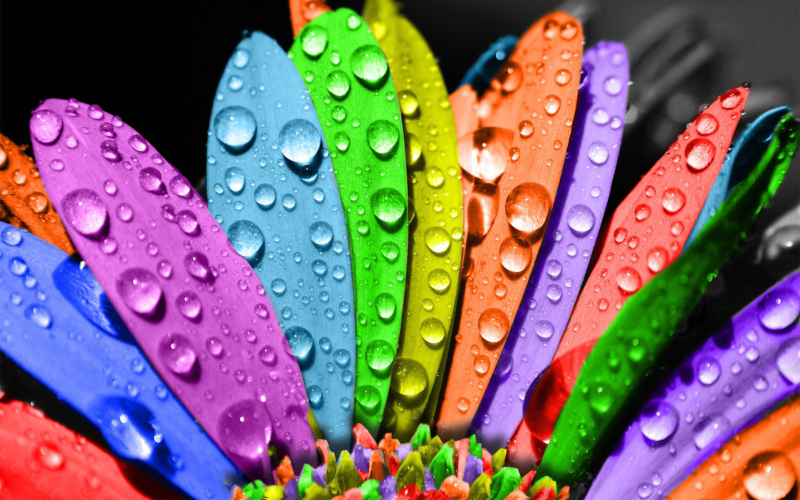
#> input picture Deep Learning/Lab_4/flower.jpg, 800 x 500 px
$ jupyter execute 'Lab 4.ipynb'   (shell and % lines are left out)   (text cells are left out)
#> lines starting #> are read from the running program, lines starting #| are printed output that depends on the picture; long printed decimals are rounded
[cell 1]
import numpy as np
import cv2
import matplotlib.pyplot as plt

[cell 2]
flower = cv2.imread('flower.jpg')
#> flower is the input picture: shape (500, 800, 3); mean B, G, R 108.4, 105.4, 124.9
rows, cols, channels = flower.shape
#> rows = 500; cols = 800; channels = 3

M = np.array([[1,0,100],[0,1,50]]).astype('float32')
dst = cv2.warpAffine(flower,M,(cols,rows))
plt.imshow(dst)
plt.show()

[cell 3]
new_dst = np.zeros(flower.shape, dtype=flower.dtype)
for y in range(rows):
  for x in range(cols):
    # The @ is np.matmul, which is matrix multiplication
    new_pos = M @ np.array([x, y, 1])
    if new_pos[0] >= cols or new_pos[1] >= rows:
        break
    new_dst[int(new_pos[1]), int(new_pos[0])] = flower[y, x]
fig = plt.figure(figsize=(15,5))
axs = fig.subplots(1, 2)
axs[0].imshow(dst)
axs[1].imshow(new_dst)
plt.show()
#> figure, not shown here; B, G, R data is drawn as R, G, B

[cell 4]
print(flower.shape)
#| (500, 800, 3)
flower2 = cv2.resize(flower,(500,500))
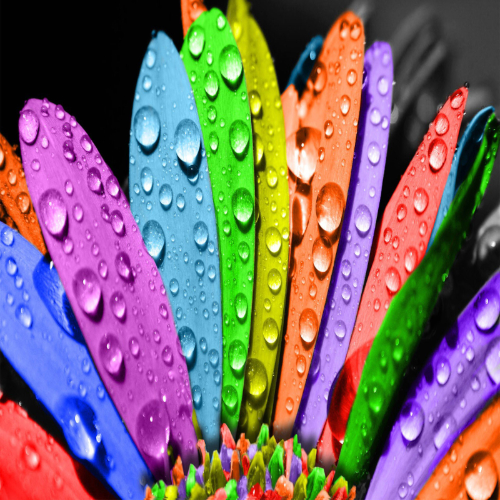
#> flower2: shape (500, 500, 3); mean B, G, R 108.5, 105.4, 125
print(flower2.shape)
#| (500, 500, 3)
plt.imshow(flower2)
plt.show()

[cell 5]
rows, cols, channels = flower.shape
center = (cols/2, rows/2)
#> center = (400, 250)
M = cv2.getRotationMatrix2D(center,45, 1)
dst = cv2.warpAffine(flower,M,(cols,rows))

plt.imshow(dst)
plt.show()

[cell 6]
img = cv2.imread('sudoku.jpg')
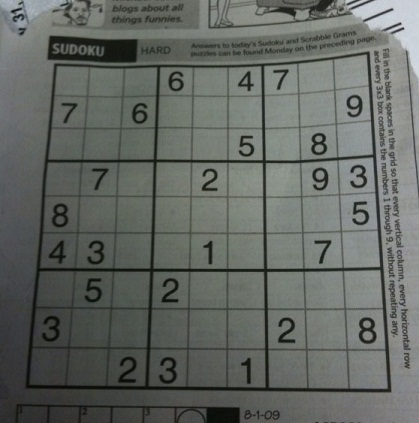
#> input picture Deep Learning/Lab_4/sudoku.jpg, 419 x 423 px
#> img is the input picture: shape (423, 419, 3); mean B, G, R 98.9, 103.6, 99.4
rows, cols, ch = img.shape
#> rows = 423; cols = 419; ch = 3
# Points on the original image
pts1 = np.float32([[56,65],[368,52],[28,387],[389,390]])
# Points on the new image
pts2 = np.float32([[0,0],[300,0],[0,300],[300,300]])

M = cv2.getPerspectiveTransform(pts1,pts2)
dst = cv2.warpPerspective(img, M, (300,300))
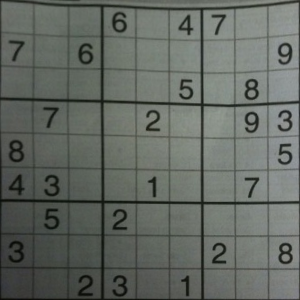
#> dst: shape (300, 300, 3); mean B, G, R 98.5, 104.6, 99.2

fig = plt.figure(figsize=(15,5))
axs = fig.subplots(1,2)

axs[0].set_title("Input")
axs[0].imshow(img)
axs[0].plot(pts1[:,0],pts1[:,1], 'ro')

axs[1].set_title("Output")
axs[1].imshow(dst)

plt.show()
#> figure, not shown here; B, G, R data is drawn as R, G, B

[cell 7]
from matplotlib.animation import FuncAnimation
import matplotlib.patches as patches

rows, cols, channels = flower.shape
#> rows = 500; cols = 800
fig, axs = plt.subplots(1,2, gridspec_kw={'width_ratios': [3, 1]})
axs[0].imshow(flower)
rect = patches.Rectangle((1, 0), 127, 127, linewidth=1, edgecolor='r', facecolor='none')
axs[0].add_patch(rect)
axs[1].imshow(flower)
axs[1].set_xlim(0,127)
axs[1].set_ylim(127,0)

def animateWindow(frame_num):
    cX, cY = rect.get_xy()
    cX += 10
    if (cX >= cols - 127):
        cX = 1
        cY += 10
    if (cY >= rows - 127):
        cX = 1
        cY = 0
    rect.set_xy((cX, cY))
    axs[1].set_xlim(cX,cX+127)
    axs[1].set_ylim(cY+127,cY+0)
    return rect
anim = FuncAnimation(fig, animateWindow, interval=10)
plt.show()
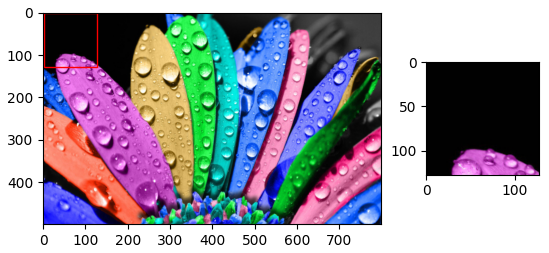
#> figure drawn by matplotlib, 2 panels; B, G, R data is drawn as R, G, B

[cell 8]
plt.close(fig)

[cell 9]
# Sample pixel
y = 99
x = 249

walking = cv2.imread('walking.jpg',0)
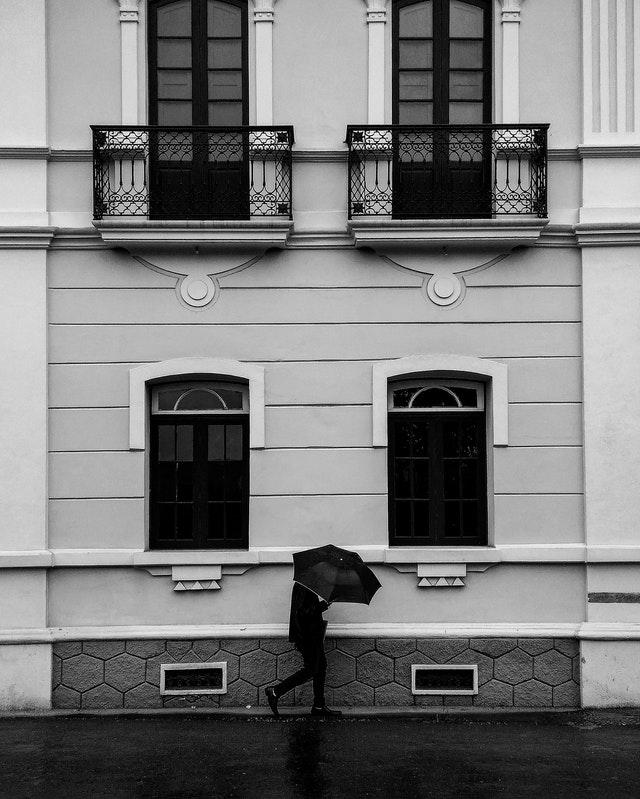
#> input picture Deep Learning/Lab_4/walking.jpg, 640 x 799 px
#> walking is the input picture: shape (799, 640); min 0, max 255, mean 121.2
old_value = walking[y,x]
#> old_value = 189
print("Pixel (249, 99) Color: "+str(old_value))
#| Pixel (249, 99) Color: 189

ksize = 3
hksize = ksize//2 # half kernel size
kernel = np.array([[1,1,1],[1,1,1],[1,1,1]]).astype('float') / 9
print("\nKernel: ")
print(kernel)

# Get window
window = walking[y-hksize : y+hksize+1, x-hksize : x+hksize+1]
#> window = [[30, 189, 184], [28, 189, 184], [26, 188, 184]]
print("\nWindow: ")
print(window)
#| [[ 30 189 184]
#|  [ 28 189 184]
#|  [ 26 188 184]]
new_pixel_value = (window*kernel).sum()
#> new_pixel_value = 133.6
print("\nNew Pixel Color: "+str(new_pixel_value))
#| New Pixel Color: 133.556

[cell 10]
rows, cols = walking.shape
#> rows = 799; cols = 640
im_out = np.zeros((walking.shape))
kernel = np.ones((15,15)) / (15 * 15)
ksize  = 15
hksize = ksize//2
for y in range(hksize, rows-hksize):
    for x in range(hksize, cols-hksize):
        region = walking[y-hksize : y+hksize+1 , x-hksize : x+hksize+1]
        im_out[y,x] = (region*kernel).sum()
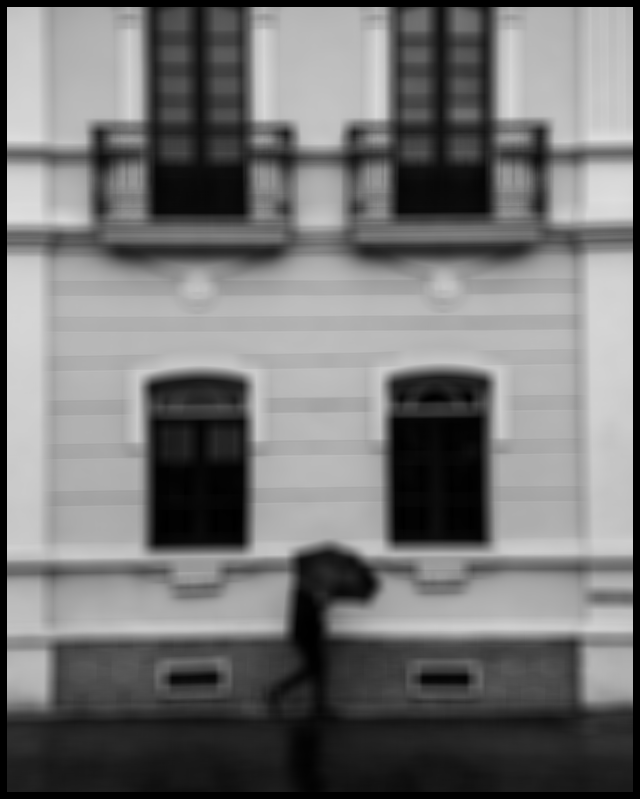
#> im_out: shape (799, 640) float64; min 0, max 222.2, mean 116.1

[cell 11]
plt.imshow(im_out, cmap="gray")
plt.show()

[cell 12]
im_out2 = cv2.filter2D(walking, -1, kernel)

[cell 13]
plt.gray()
plt.subplot(1,2,1)
plt.imshow(im_out)
plt.subplot(1,2,2)
plt.imshow(im_out2)
plt.show()

[cell 14]
from scipy.signal import convolve2d

[cell 15]
im_out3 = convolve2d(walking, kernel)

[cell 16]
plt.figure(figsize=(10,5))
plt.gray()
plt.subplot(1,3,1)
plt.imshow(im_out)
plt.subplot(1,3,2)
plt.imshow(im_out2)
plt.subplot(1,3,3)
plt.imshow(im_out3)
plt.show()

[cell 17]
gaussina_1d = cv2.getGaussianKernel(3, 0)
print(gaussina_1d.flatten())

kernel = np.ones((3,3))
kernel *= gaussina_1d.T
kernel *= gaussina_1d
print("\nKernel: ")
print(kernel)

[cell 18]
standard_deviation = 5
gaussina_1d = cv2.getGaussianKernel(15, standard_deviation)
kernel = np.ones((15,15))
kernel *= gaussina_1d.T
kernel *= gaussina_1d

[cell 19]
im_out_gaussian = cv2.filter2D(walking, -1, kernel)

plt.figure(figsize=(10,5))
plt.gray()
plt.subplot(1,2,1)
plt.imshow(im_out2)
plt.title("Mean (Average)")
plt.subplot(1,2,2)
plt.imshow(im_out_gaussian)
plt.title("Gaussian")
plt.show()

[cell 20]
kernel = np.float32([[1,1,1], [0,0,0], [-1,-1,-1]])
im_out_hedge = np.abs(convolve2d(walking, kernel))
plt.imshow(im_out_hedge)
plt.show()

[cell 21]
kernel = np.float32([[1,0,-1], [1,0,-1], [1,0,-1]])
im_out_vedge = np.abs(convolve2d(walking, kernel))
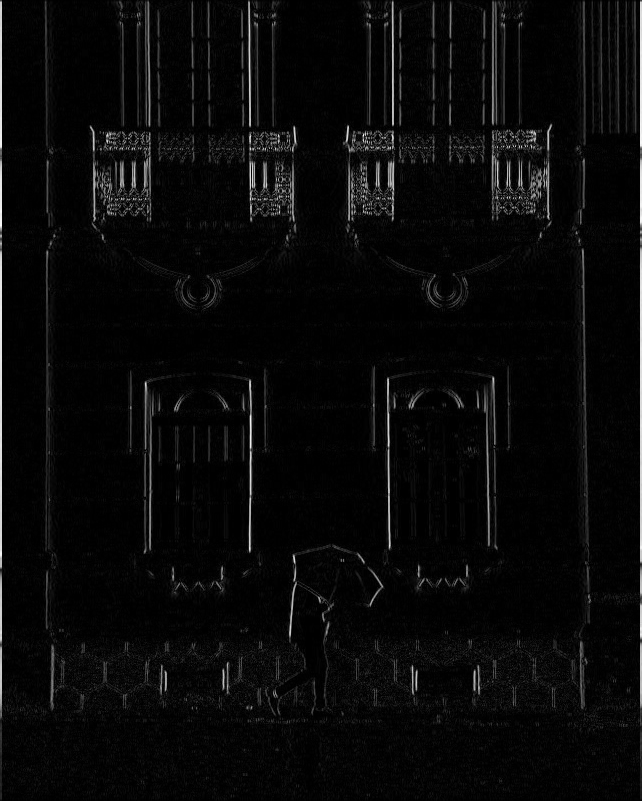
#> im_out_vedge: shape (801, 642) float32; min 0, max 704, mean 26.3; drawn with min black and max white
plt.imshow(im_out_vedge)
plt.show()

[cell 22]
plt.figure(figsize=(10,10))
plt.imshow((im_out_hedge + im_out_vedge))
plt.colorbar()
plt.show()
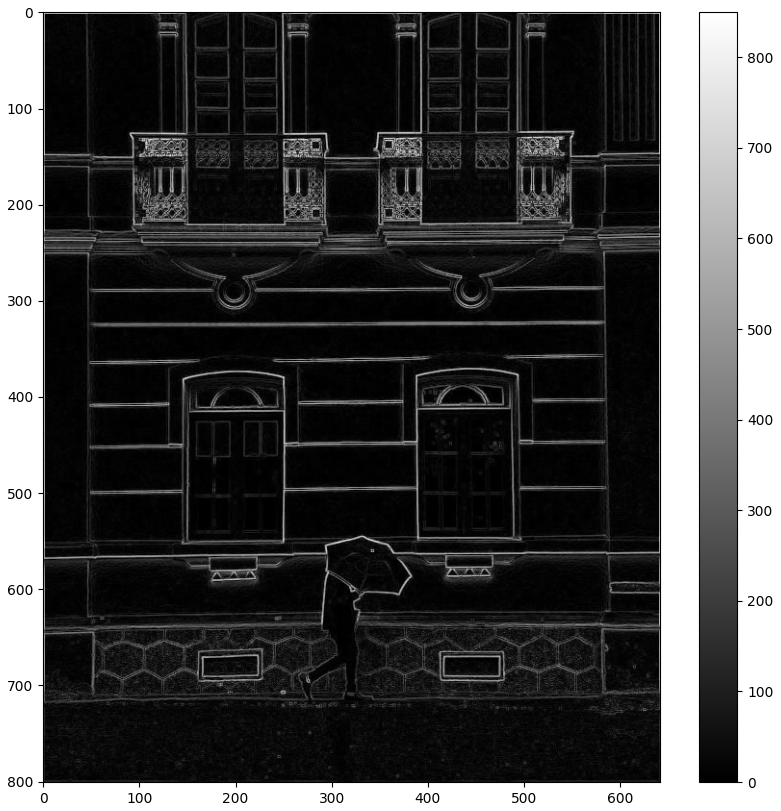
#> figure drawn by matplotlib, 2 panels

[cell 23]
# Press Q to quit!
# Ref to capture video: https://docs.opencv.org/4.5.5/dd/d43/tutorial_py_video_display.html
cap = cv2.VideoCapture(0)
hkernel = np.float32([[1,0,-1], [1,0,-1], [1,0,-1]])
vkernel = np.float32([[1,1,1], [0,0,0], [-1,-1,-1]])
if not cap.isOpened():
    print("Cannot open camera")
while True:
    ret, frame = cap.read()
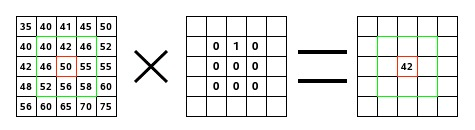
#> input picture Deep Learning/Lab_4/convolution-calculate.jpg, 475 x 130 px, given in place of the camera
#> frame is the input picture: shape (130, 475, 3); mean B, G, R 232.5, 234.1, 232.9
    if not ret:
        print("Can't receive frame (stream end?). Exiting ...")
        break

    gray = cv2.cvtColor(frame, cv2.COLOR_BGR2GRAY)
    vimage = np.abs(convolve2d(gray, vkernel))
    himage = np.abs(convolve2d(gray, hkernel))
    new_frame = (vimage+himage)
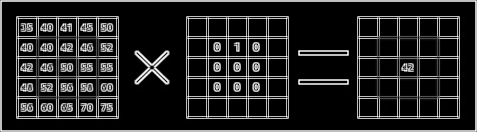
#> new_frame: shape (132, 477) float32; min 0, max 1020, mean 149.9; drawn with min black and max white
    new_frame /= new_frame.max()
    cv2.imshow('frame', new_frame)
    if cv2.waitKey(1) == ord('q'):
#> (key q is pressed here)
        break

cap.release()
cv2.destroyAllWindows()
